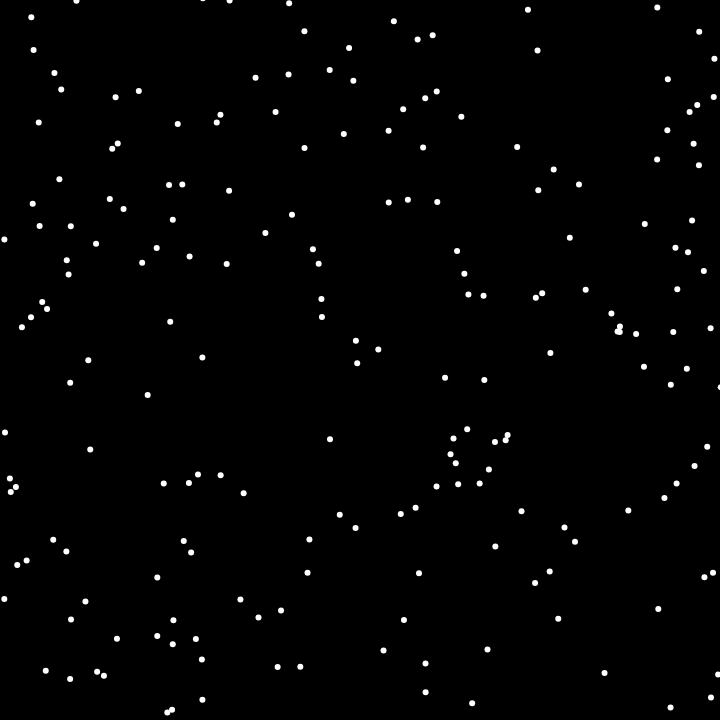
Frame 1 (no input)
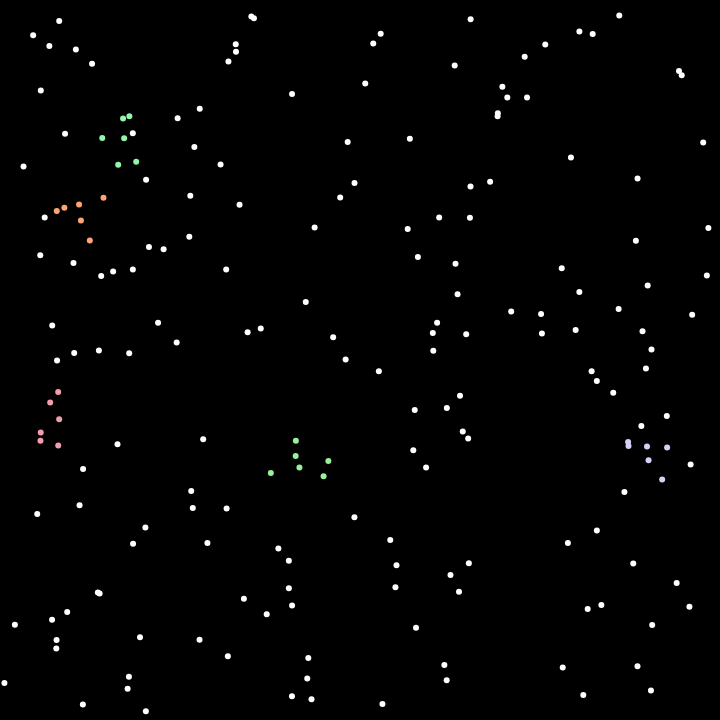
Frame 60 (no input)
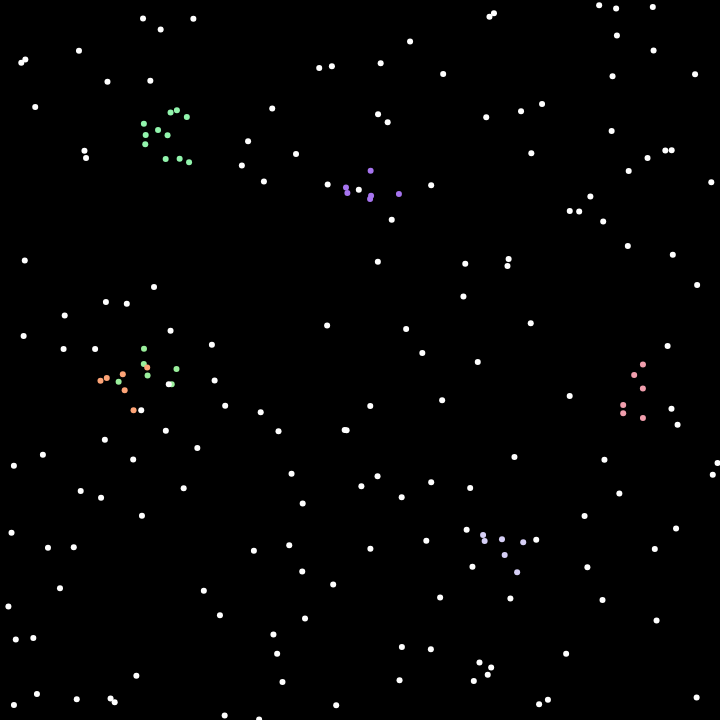
Frame 120 (the mouse pressed at the canvas centre since frame 60)

The p5.js sketch that drew these frames (run headless with seeded random() and noise() and a simulated clock; from frame 60 on, the mouse is pressed at the canvas centre):

// p5.js sketch
// ── sketch.js
const univ = [];

function setup() {
  createCanvas(720, 720);

  for (let i = 0; i < 200; i++) {
    univ.push(new Particle());
  }
}

function draw() {
  background(0);

  for (let p of univ) {
    p.edges();
    p.merge(univ);
    p.update();
    p.show();
  }
}

function mousePressed() {
  noLoop();
}

function mouseReleased() {
  loop();
}

// ── cell.js
class Cell {
  constructor(pos, vel) {
    this.position = pos;
    this.velocity = vel;
    this.velocity.setMag(random(2, 4));
    this.acceleration = createVector();
    this.maxSpeed = 3;

    this.c = color(int(random(255)), int(random(255)), int(random(255)));

    this.v = [];
  }

  edges() {
    if (this.position.x > width) {
      this.position.x = 0;
    } else if (this.position.x < 0) {
      this.position.x = width;
    }
    if (this.position.y > height) {
      this.position.y = 0;
    } else if (this.position.y < 0) {
      this.position.y = height;
    }
  }

  update() {
    // tmp
    this.acceleration.add(random(-2, 2), random(-2, 2));

    this.velocity.limit(this.maxSpeed);
  }

  show() {
    stroke(this.c);
    for (let i = 0; i < this.v.length; i++) {
      point(this.v[i]);
    }
  }
}

// ── particle.js
class Particle {
  constructor() {
    this.idx = univ.length;
    this.position = createVector(random(width), random(height));
    this.velocity = p5.Vector.random2D();
    this.velocity.setMag(random(2, 4));
    this.acceleration = createVector();
    this.maxSpeed = 3;

    this.ISCELL = false;
    this.ISCENTER = false;
    this.CELLBORN = 36000;
    this.CELLNUM = -1;
    this.CELLPOS = createVector();

    this.c = color(random(100, 255), random(100, 255), random(100, 255));
  }

  edges() {
    if (this.position.x > width) {
      this.position.x = 0;
    } else if (this.position.x < 0) {
      this.position.x = width;
    }
    if (this.position.y > height) {
      this.position.y = 0;
    } else if (this.position.y < 0) {
      this.position.y = height;
    }
  }

  merge() {
    if (!this.ISCELL) {
      let cparts = [];
      let r = 30;
      let cnt = 0;
      for (let other of univ) {
        if (other != this && !other.ISCELL) {
          let d = dist(
            this.position.x,
            this.position.y,
            other.position.x,
            other.position.y
          );
          if (d < r) {
            cnt++;
            cparts.push(other.idx);
          }
          if (cnt > 4) break;
        }
      }

      if (cnt > 4) {
        for (let i of cparts) {
          univ[i].ISCELL = true;
          univ[i].ISCENTER = false;
          univ[i].CELLNUM = this.idx;
          univ[i].CELLBORN = frameCount;
          univ[i].CELLPOS = p5.Vector.sub(univ[i].position, this.position);
        }

        this.ISCENTER = true;
        this.CELLNUM = this.idx;
        this.CELLBORN = frameCount;
        this.CELLPOS = createVector(0, 0);
      }
    }
  }

  update() {
    if (this.ISCENTER || !this.ISCELL) {
      this.acceleration.add(random(-2, 2), random(-2, 2));

      this.position.add(this.velocity);
      this.velocity.add(this.acceleration);
      this.velocity.limit(this.maxSpeed);

      if (frameCount - this.CELLBORN > 300 && this.ISCENTER)
        this.ISCENTER = false;
    } else {
      if (frameCount - this.CELLBORN > 300) {
        this.position.add(this.velocity);
        this.velocity.add(this.CELLPOS);
        this.velocity.limit(this.maxSpeed * 2);
        if (frameCount - this.CELLBORN > 330) this.ISCELL = false;
      } else {
        this.position.add(univ[this.CELLNUM].velocity);
        this.velocity.add(univ[this.CELLNUM].acceleration);
        this.velocity.limit(this.maxSpeed);
      }
    }
  }

  show() {
    strokeWeight(6);

    if (!this.ISCELL && !this.ISCENTER) {
      stroke(255);
    } else {
      stroke(univ[this.CELLNUM].c);
    }

    point(this.position.x, this.position.y);
  }
}
